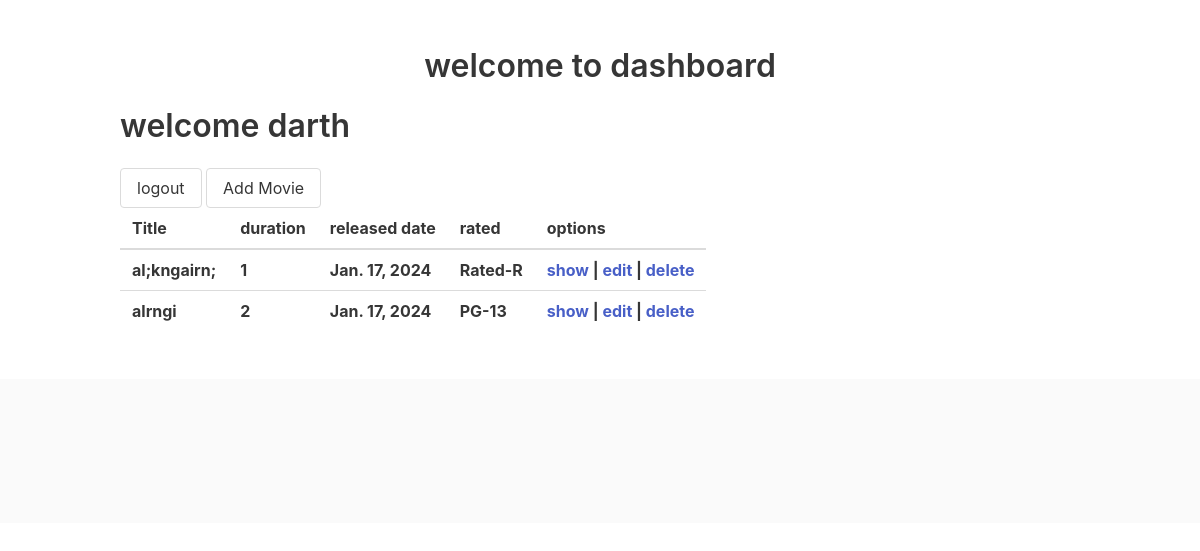
Page /movies/ (signed in) on the earlier database version.
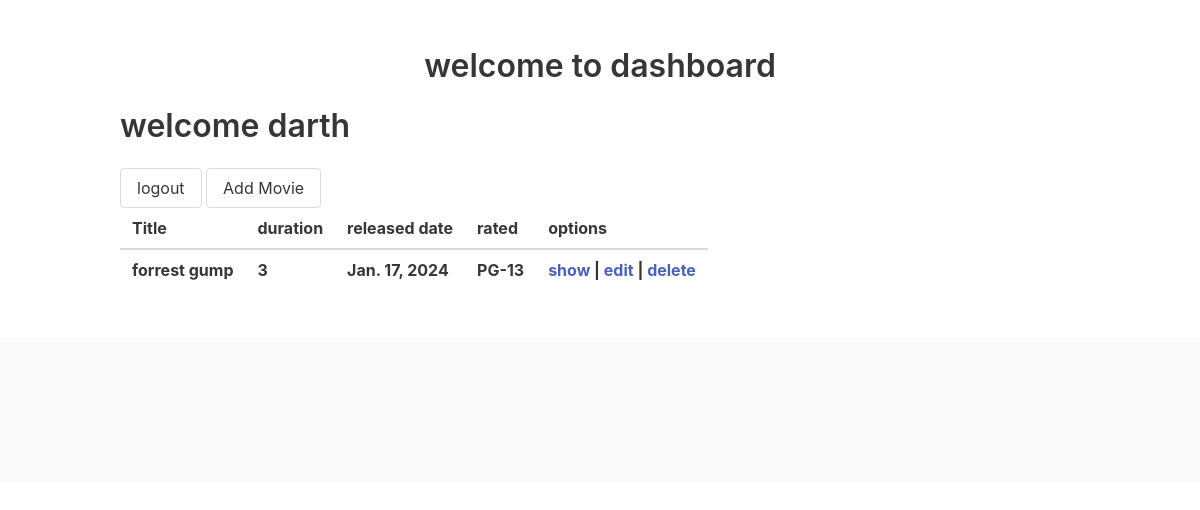
Same page on the later database version.
### apps/movie/models.py (models this page shows, shortened)
class Movie(models.Model):
    title = models.CharField(max_length=45)
    duration = models.IntegerField()
    description = models.TextField()
    released_date = models.DateField()
    rated = models.IntegerField()
    created_by = models.ForeignKey(User, related_name = 'movies', on_delete = models.CASCADE, null = True)
    created_at = models.DateTimeField(auto_now_add=True)
    updated_at = models.DateTimeField(auto_now=True)

### apps/movie/views.py (the view)
# urls.py: path('', views.dashboard, name= 'dashboard'),
def dashboard(request):
    all_movies = Movie.objects.all()
    user_id = request.session['userid']
    user_data = User.objects.get(id = user_id)
    print(user_id)
    context = {
        'all_movies' : all_movies,
        'one_user' : user_data
    }
    return render(request, "dash.html", context)

### apps/movie/templates/dash.html (shortened to what this page needs)
{% extends 'base.html' %}
{% block body %}
<section class="section">
    <div class="container">
        <h1 class="title has-text-centered">welcome to dashboard</h1>
        <h1 class="title">welcome {{ one_user.first_name}}</h1>
        <a href="{% url 'users:logout' %}" class="button">logout</a>
        <a href="{% url 'movies:new' %}" class="button">Add Movie</a>
        <table class="table">
            <thead>
                <tr>
                    <th>Title</th>
                    <th>duration</th>
                    <th>released date</th>
                    <th>rated</th>
                    <th>options</th>
                </tr>
            </thead>
            <tbody>
                    {% for movie in all_movies %}
                    <tr>
                        <th>{{ movie.title }}</th>
                        <th>{{ movie.duration }}</th>
                        <th>{{ movie.released_date }}</th>
                        <th>
                            {% if movie.rated == 1 %}
                                Rated-R
                            {% elif movie.rated == 2 %}
                                PG-13
                            {% endif %}
                        </th>
                        <th>
                            <a href="/movies/{{ movie.id }}">show</a> |
                            <a href="/movies/{{ movie.id}}/edit">edit</a> |
                            <a href="/movies/{{ movie.id }}/delete">delete</a>
                        </th>
                    </tr>
                    {% endfor %}
                </tbody>
            </table>
    </div>
</section>
{% endblock %}

Differences in the rows shown:
removed Movie: title "alrngi", duration "2", released_date "Jan. 17, 2024", rated "PG-13"
changed Movie: title "al;kngairn;" → "forrest gump"; duration "1" → "3"; rated "Rated-R" → "PG-13"
